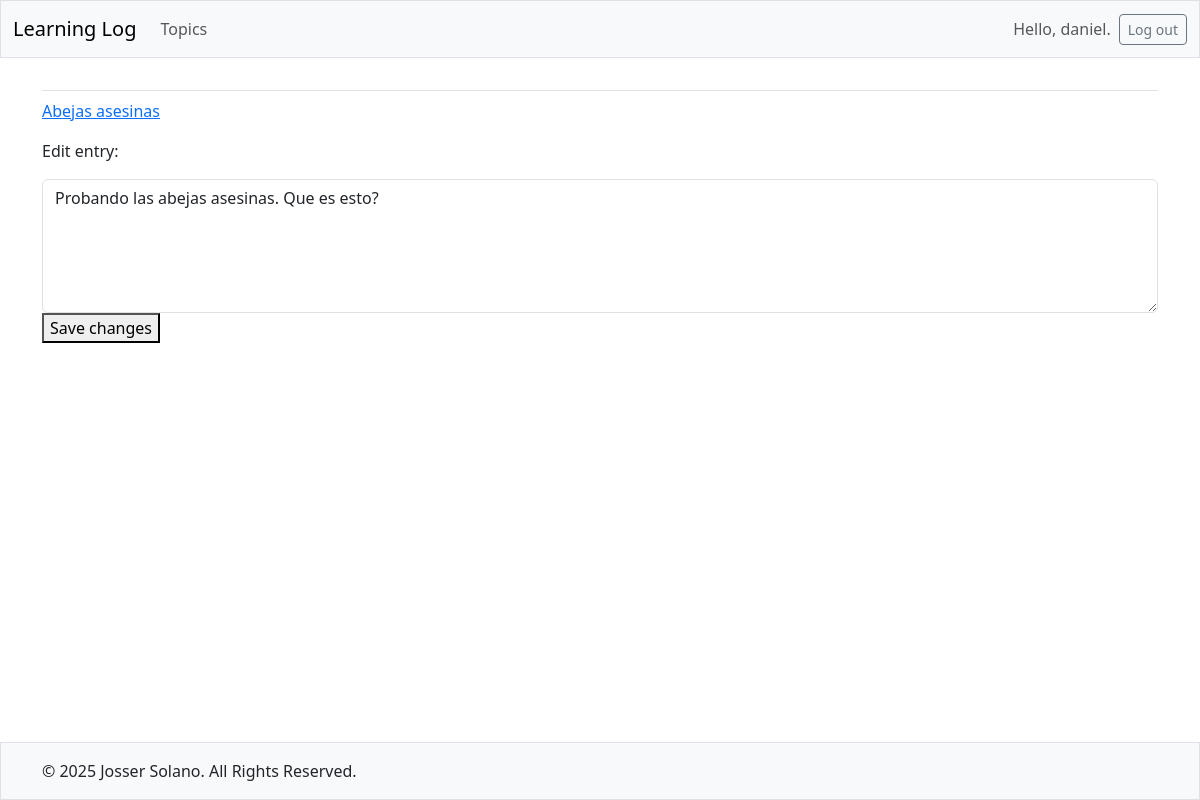
Screenshot of /edit_entry/7/ (signed in) with the database file from the repository.
### learning_logs/models.py (models this page shows, shortened)
class Topic(models.Model):
    text = models.CharField(max_length=200)
    date_added = models.DateTimeField(auto_now_add=True)
    owner = models.ForeignKey(User, on_delete=models.CASCADE)
    def __str__(self):
        return self.text

class Entry(models.Model):
    topic = models.ForeignKey(Topic, on_delete=models.CASCADE)
    text = models.TextField()
    date_added = models.DateTimeField(auto_now_add=True)
    class Meta:
        verbose_name_plural = 'entries'

### learning_logs/views.py (the view)
# urls.py: path('edit_entry/<int:entry_id>/', views.edit_entry, name='edit_entry'),
@login_required
def edit_entry(request, entry_id):
    entry = Entry.objects.get(id=entry_id)
    topic = entry.topic
    if topic.owner != request.user:
        raise Http404
    if request.method != 'POST':
        form = EntryForm(instance=entry)
    else:
        form = EntryForm(instance=entry, data=request.POST)
        if form.is_valid():
            form.save()
            return redirect('learning_logs:topic', topic_id=topic.id)
    context = {'entry': entry, 'topic': topic, 'form': form}
    return render(request, 'learning_logs/edit_entry.html', context)

### learning_logs/forms.py
class EntryForm(forms.ModelForm):
    class Meta:
        model = Entry
        fields = ['text']
        labels = {'text': ''}
        widgets = {
            'text': forms.Textarea(attrs={
                'class': 'form-control',
                'rows': 5,
                'placeholder': 'Write your entry here...'
            }),
        }

### learning_logs/templates/learning_logs/edit_entry.html (shortened to what this page needs)
{% extends "learning_logs/base.html" %}
{% block content %}
  <p><a href="{% url 'learning_logs:topic' topic.id %}">{{ topic }}</a></p>
  <p>Edit entry:</p>
  <form action="{% url 'learning_logs:edit_entry' entry.id %}" method='post'>
    {{ form.as_div }}
    <button name="submit">Save changes</button>
  </form>
{% endblock content %}

### learning_logs/templates/learning_logs/base.html (shortened to what this page needs)
<!doctype html>
<html lang="en">
<head>
  {% load django_bootstrap5 %}
  {% bootstrap_css %}
</head>
<body class="d-flex flex-column min-vh-100">
  <nav class="navbar navbar-expand-md navbar-light bg-light mb-4 border">
    <div class="container-fluid">
      <a class="navbar-brand" href="{% url 'learning_logs:index' %}">
          Learning Log</a>
      <div class="collapse navbar-collapse" id="navbarCollapse">
        <ul class="navbar-nav me-auto mb-2 mb-md-0">
          <li class="nav-item">
            <a class="nav-link" href="{% url 'learning_logs:topics' %}">
              Topics</a></li>
        </ul>
        <ul class="navbar-nav ms-auto mb-2 mb-md-0">
          {% if user.is_authenticated %}
            <li class="nav-item">
              <span class="navbar-text me-2">Hello, {{ user.username }}.
                </span></li>
          {% endif %}
        </ul>
        {% if user.is_authenticated %}
          <form action="{% url 'accounts:logout' %}" method='post'>
            <button name='submit' class='btn btn-outline-secondary btn-sm'>
              Log out</button>
          </form>
        {% endif %}
      </div>
    </div>
  </nav>
  <main class="container flex-grow-1">
    <div class="pb-2 mb-2 border-bottom">
    </div>
    <div>
      {% block content %}{% endblock content %}
    </div>
  </main>
</body>
<footer class="footer mt-auto py-3 bg-light border">
  <div class="container">
    <span>© 2025 Josser Solano. All Rights Reserved.</span>
  </div>
</footer>
</html>

### rows the page displays
Topic: text "Abejas asesinas"
Entry: text "Probando las abejas asesinas. Que es esto?"

### other values shown
{{ user.username }} "daniel"
